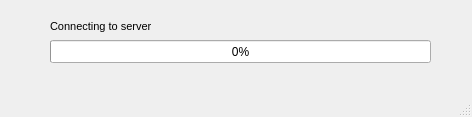
<?xml version="1.0" encoding="UTF-8"?>
<ui version="4.0">
 <class>MainWindow</class>
 <widget class="QMainWindow" name="MainWindow">
  <property name="geometry">
   <rect>
    <x>0</x>
    <y>0</y>
    <width>472</width>
    <height>117</height>
   </rect>
  </property>
  <property name="windowTitle">
   <string>MainWindow</string>
  </property>
  <widget class="QWidget" name="centralwidget">
   <widget class="QProgressBar" name="progressBar">
    <property name="geometry">
     <rect>
      <x>50</x>
      <y>40</y>
      <width>381</width>
      <height>23</height>
     </rect>
    </property>
    <property name="value">
     <number>0</number>
    </property>
   </widget>
   <widget class="QLabel" name="label">
    <property name="geometry">
     <rect>
      <x>50</x>
      <y>16</y>
      <width>311</width>
      <height>20</height>
     </rect>
    </property>
    <property name="font">
     <font>
      <pointsize>8</pointsize>
     </font>
    </property>
    <property name="text">
     <string>Connecting to server</string>
    </property>
   </widget>
  </widget>
  <widget class="QMenuBar" name="menubar">
   <property name="geometry">
    <rect>
     <x>0</x>
     <y>0</y>
     <width>472</width>
     <height>21</height>
    </rect>
   </property>
  </widget>
  <widget class="QStatusBar" name="statusbar"/>
 </widget>
 <resources/>
 <connections/>
</ui>
